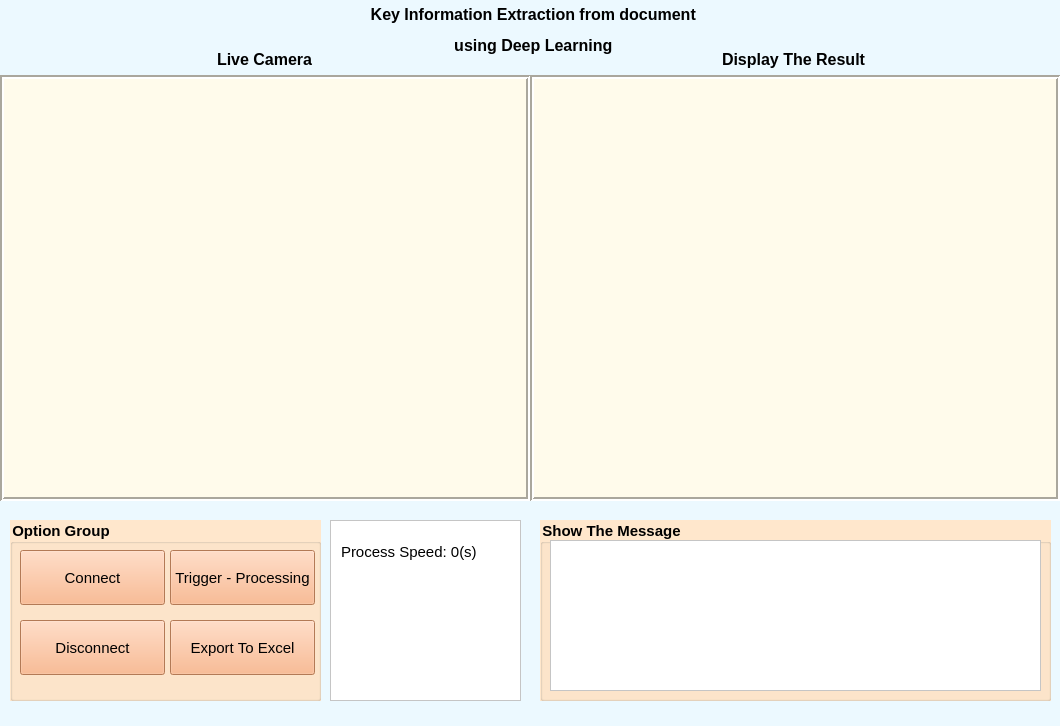
<?xml version="1.0" encoding="UTF-8"?>
<ui version="4.0">
 <class>SME_HUST</class>
 <widget class="QMainWindow" name="SME_HUST">
  <property name="geometry">
   <rect>
    <x>0</x>
    <y>0</y>
    <width>1060</width>
    <height>726</height>
   </rect>
  </property>
  <property name="windowTitle">
   <string>SME- HUST</string>
  </property>
  <property name="windowIcon">
   <iconset>
    <normaloff>../SME.ico</normaloff>../SME.ico</iconset>
  </property>
  <property name="styleSheet">
   <string notr="true">background-color:rgb(236, 249, 255)</string>
  </property>
  <property name="iconSize">
   <size>
    <width>24</width>
    <height>24</height>
   </size>
  </property>
  <widget class="QWidget" name="centralwidget">
   <widget class="QWidget" name="widget_4" native="true">
    <property name="geometry">
     <rect>
      <x>0</x>
      <y>50</y>
      <width>530</width>
      <height>451</height>
     </rect>
    </property>
    <property name="sizePolicy">
     <sizepolicy hsizetype="Preferred" vsizetype="Expanding">
      <horstretch>0</horstretch>
      <verstretch>0</verstretch>
     </sizepolicy>
    </property>
    <layout class="QVBoxLayout" name="verticalLayout_3">
     <item alignment="Qt::AlignHCenter|Qt::AlignTop">
      <widget class="QLabel" name="label_4">
       <property name="font">
        <font>
         <family>Arial</family>
         <pointsize>11</pointsize>
        </font>
       </property>
       <property name="text">
        <string>&lt;html&gt;&lt;head/&gt;&lt;body&gt;&lt;p&gt;&lt;span style=&quot; font-size:12pt; font-weight:600;&quot;&gt;Live Camera&lt;/span&gt;&lt;/p&gt;&lt;/body&gt;&lt;/html&gt;</string>
       </property>
      </widget>
     </item>
     <item>
      <widget class="QLabel" name="picLive">
       <property name="sizePolicy">
        <sizepolicy hsizetype="Expanding" vsizetype="Expanding">
         <horstretch>0</horstretch>
         <verstretch>0</verstretch>
        </sizepolicy>
       </property>
       <property name="minimumSize">
        <size>
         <width>480</width>
         <height>320</height>
        </size>
       </property>
       <property name="maximumSize">
        <size>
         <width>600</width>
         <height>480</height>
        </size>
       </property>
       <property name="styleSheet">
        <string notr="true">background:rgb(255, 251, 235)</string>
       </property>
       <property name="frameShape">
        <enum>QFrame::Box</enum>
       </property>
       <property name="frameShadow">
        <enum>QFrame::Sunken</enum>
       </property>
       <property name="lineWidth">
        <number>2</number>
       </property>
       <property name="text">
        <string/>
       </property>
      </widget>
     </item>
    </layout>
   </widget>
   <widget class="QWidget" name="widget_13" native="true">
    <property name="geometry">
     <rect>
      <x>530</x>
      <y>50</y>
      <width>530</width>
      <height>451</height>
     </rect>
    </property>
    <property name="sizePolicy">
     <sizepolicy hsizetype="Preferred" vsizetype="Expanding">
      <horstretch>0</horstretch>
      <verstretch>0</verstretch>
     </sizepolicy>
    </property>
    <layout class="QVBoxLayout" name="verticalLayout_8">
     <item alignment="Qt::AlignHCenter|Qt::AlignTop">
      <widget class="QLabel" name="label_5">
       <property name="font">
        <font>
         <family>Arial</family>
         <pointsize>11</pointsize>
        </font>
       </property>
       <property name="text">
        <string>&lt;html&gt;&lt;head/&gt;&lt;body&gt;&lt;p&gt;&lt;span style=&quot; font-size:12pt; font-weight:600;&quot;&gt;Display The Result&lt;/span&gt;&lt;/p&gt;&lt;/body&gt;&lt;/html&gt;</string>
       </property>
      </widget>
     </item>
     <item>
      <widget class="QLabel" name="picResult">
       <property name="sizePolicy">
        <sizepolicy hsizetype="Expanding" vsizetype="Expanding">
         <horstretch>0</horstretch>
         <verstretch>0</verstretch>
        </sizepolicy>
       </property>
       <property name="minimumSize">
        <size>
         <width>480</width>
         <height>320</height>
        </size>
       </property>
       <property name="maximumSize">
        <size>
         <width>600</width>
         <height>480</height>
        </size>
       </property>
       <property name="styleSheet">
        <string notr="true">background:rgb(255, 251, 235)</string>
       </property>
       <property name="frameShape">
        <enum>QFrame::Box</enum>
       </property>
       <property name="frameShadow">
        <enum>QFrame::Sunken</enum>
       </property>
       <property name="lineWidth">
        <number>2</number>
       </property>
       <property name="text">
        <string/>
       </property>
      </widget>
     </item>
    </layout>
   </widget>
   <widget class="QLabel" name="label">
    <property name="geometry">
     <rect>
      <x>350</x>
      <y>0</y>
      <width>371</width>
      <height>61</height>
     </rect>
    </property>
    <property name="frameShape">
     <enum>QFrame::NoFrame</enum>
    </property>
    <property name="text">
     <string>&lt;!DOCTYPE HTML PUBLIC &quot;-//W3C//DTD HTML 4.0//EN&quot; &quot;http://www.w3.org/TR/REC-html40/strict.dtd&quot;&gt;
&lt;html&gt;&lt;head&gt;&lt;meta name=&quot;qrichtext&quot; content=&quot;1&quot; /&gt;&lt;style type=&quot;text/css&quot;&gt;
p, li { white-space: pre-wrap; }
&lt;/style&gt;&lt;/head&gt;&lt;body style=&quot; font-family:'MS Shell Dlg 2'; font-size:8pt; font-weight:400; font-style:normal;&quot;&gt;
&lt;p align=&quot;center&quot; style=&quot; margin-top:12px; margin-bottom:12px; margin-left:0px; margin-right:0px; -qt-block-indent:0; text-indent:0px;&quot;&gt;&lt;span style=&quot; font-size:12pt; font-weight:600;&quot;&gt;Key Information Extraction from document &lt;/span&gt;&lt;/p&gt;
&lt;p align=&quot;center&quot; style=&quot; margin-top:12px; margin-bottom:12px; margin-left:0px; margin-right:0px; -qt-block-indent:0; text-indent:0px;&quot;&gt;&lt;span style=&quot; font-size:12pt; font-weight:600;&quot;&gt;using Deep Learning &lt;/span&gt;&lt;/p&gt;&lt;/body&gt;&lt;/html&gt;</string>
    </property>
    <property name="textFormat">
     <enum>Qt::AutoText</enum>
    </property>
   </widget>
   <widget class="QWidget" name="btnExxport" native="true">
    <property name="geometry">
     <rect>
      <x>0</x>
      <y>510</y>
      <width>1051</width>
      <height>201</height>
     </rect>
    </property>
    <widget class="QGroupBox" name="groupBox">
     <property name="geometry">
      <rect>
       <x>10</x>
       <y>10</y>
       <width>311</width>
       <height>181</height>
      </rect>
     </property>
     <property name="font">
      <font>
       <pointsize>11</pointsize>
       <weight>75</weight>
       <bold>true</bold>
      </font>
     </property>
     <property name="styleSheet">
      <string notr="true">background:rgb(255, 231, 204)</string>
     </property>
     <property name="title">
      <string>Option Group</string>
     </property>
     <widget class="QPushButton" name="btnConnect">
      <property name="geometry">
       <rect>
        <x>10</x>
        <y>30</y>
        <width>145</width>
        <height>55</height>
       </rect>
      </property>
      <property name="font">
       <font>
        <pointsize>11</pointsize>
       </font>
      </property>
      <property name="toolTip">
       <string>&lt;html&gt;&lt;head/&gt;&lt;body&gt;&lt;p align=&quot;center&quot;&gt;&lt;br/&gt;&lt;/p&gt;&lt;/body&gt;&lt;/html&gt;</string>
      </property>
      <property name="whatsThis">
       <string>&lt;html&gt;&lt;head/&gt;&lt;body&gt;&lt;p&gt;a&lt;/p&gt;&lt;/body&gt;&lt;/html&gt;</string>
      </property>
      <property name="styleSheet">
       <string notr="true">background:rgb(250, 171, 120)</string>
      </property>
      <property name="text">
       <string>Connect</string>
      </property>
     </widget>
     <widget class="QPushButton" name="btnDisconnect">
      <property name="geometry">
       <rect>
        <x>10</x>
        <y>100</y>
        <width>145</width>
        <height>55</height>
       </rect>
      </property>
      <property name="font">
       <font>
        <pointsize>11</pointsize>
       </font>
      </property>
      <property name="styleSheet">
       <string notr="true">background:rgb(250, 171, 120)</string>
      </property>
      <property name="text">
       <string>Disconnect</string>
      </property>
     </widget>
     <widget class="QPushButton" name="btnProcessing">
      <property name="geometry">
       <rect>
        <x>160</x>
        <y>30</y>
        <width>145</width>
        <height>55</height>
       </rect>
      </property>
      <property name="font">
       <font>
        <pointsize>11</pointsize>
       </font>
      </property>
      <property name="styleSheet">
       <string notr="true">background:rgb(250, 171, 120)</string>
      </property>
      <property name="text">
       <string>Trigger - Processing</string>
      </property>
     </widget>
     <widget class="QPushButton" name="btnExport">
      <property name="geometry">
       <rect>
        <x>160</x>
        <y>100</y>
        <width>145</width>
        <height>55</height>
       </rect>
      </property>
      <property name="font">
       <font>
        <pointsize>11</pointsize>
       </font>
      </property>
      <property name="styleSheet">
       <string notr="true">background:rgb(250, 171, 120)</string>
      </property>
      <property name="text">
       <string>Export To Excel</string>
      </property>
     </widget>
    </widget>
    <widget class="QGroupBox" name="groupBox_2">
     <property name="geometry">
      <rect>
       <x>540</x>
       <y>10</y>
       <width>511</width>
       <height>181</height>
      </rect>
     </property>
     <property name="font">
      <font>
       <pointsize>11</pointsize>
       <weight>75</weight>
       <bold>true</bold>
      </font>
     </property>
     <property name="styleSheet">
      <string notr="true">background:rgb(255, 231, 204)</string>
     </property>
     <property name="title">
      <string>Show The Message</string>
     </property>
     <widget class="QListWidget" name="listWidget">
      <property name="geometry">
       <rect>
        <x>10</x>
        <y>20</y>
        <width>491</width>
        <height>151</height>
       </rect>
      </property>
      <property name="font">
       <font>
        <pointsize>11</pointsize>
       </font>
      </property>
      <property name="styleSheet">
       <string notr="true">background:rgb(255,255,255)
</string>
      </property>
      <property name="locale">
       <locale language="Vietnamese" country="Vietnam"/>
      </property>
     </widget>
    </widget>
    <widget class="QScrollArea" name="scrollArea">
     <property name="geometry">
      <rect>
       <x>330</x>
       <y>10</y>
       <width>191</width>
       <height>181</height>
      </rect>
     </property>
     <property name="styleSheet">
      <string notr="true">background:rgb(255,255,255)</string>
     </property>
     <property name="frameShape">
      <enum>QFrame::StyledPanel</enum>
     </property>
     <property name="frameShadow">
      <enum>QFrame::Sunken</enum>
     </property>
     <property name="widgetResizable">
      <bool>true</bool>
     </property>
     <widget class="QWidget" name="scrollAreaWidgetContents">
      <property name="geometry">
       <rect>
        <x>0</x>
        <y>0</y>
        <width>189</width>
        <height>179</height>
       </rect>
      </property>
      <widget class="QLabel" name="lblSpeed">
       <property name="geometry">
        <rect>
         <x>10</x>
         <y>20</y>
         <width>161</width>
         <height>21</height>
        </rect>
       </property>
       <property name="font">
        <font>
         <pointsize>11</pointsize>
        </font>
       </property>
       <property name="text">
        <string>Process Speed: 0(s)</string>
       </property>
      </widget>
     </widget>
    </widget>
   </widget>
  </widget>
  <widget class="QStatusBar" name="statusBar"/>
 </widget>
 <resources/>
 <connections/>
</ui>
